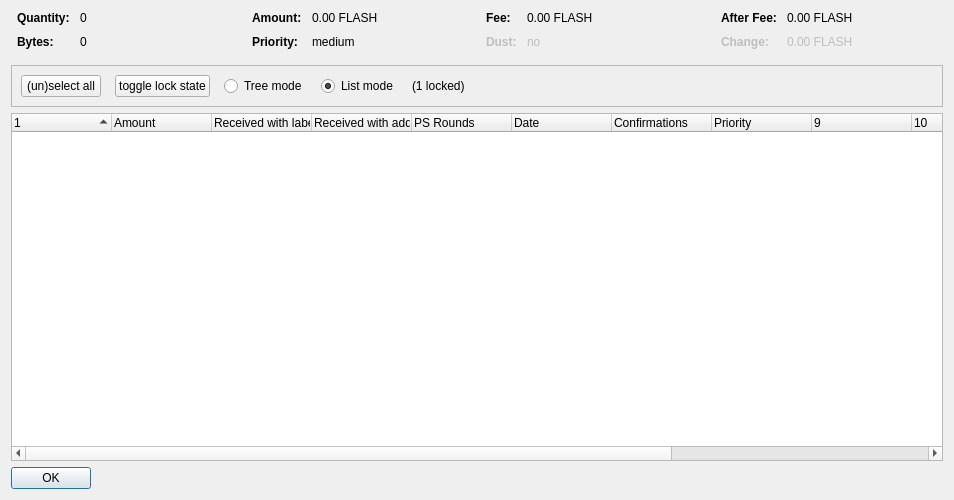
<?xml version="1.0" encoding="UTF-8"?>
<ui version="4.0">
 <class>CoinControlDialog</class>
 <widget class="QDialog" name="CoinControlDialog">
  <property name="geometry">
   <rect>
    <x>0</x>
    <y>0</y>
    <width>954</width>
    <height>500</height>
   </rect>
  </property>
  <property name="windowTitle">
   <string>Coin Selection</string>
  </property>
  <layout class="QVBoxLayout" name="verticalLayout">
   <item>
    <layout class="QHBoxLayout" name="horizontalLayoutTop" stretch="0,0,0,0">
     <property name="topMargin">
      <number>0</number>
     </property>
     <property name="bottomMargin">
      <number>10</number>
     </property>
     <item>
      <layout class="QFormLayout" name="formLayoutCoinControl1">
       <property name="horizontalSpacing">
        <number>10</number>
       </property>
       <property name="verticalSpacing">
        <number>10</number>
       </property>
       <property name="leftMargin">
        <number>6</number>
       </property>
       <property name="rightMargin">
        <number>6</number>
       </property>
       <item row="0" column="0">
        <widget class="QLabel" name="labelCoinControlQuantityText">
         <property name="font">
          <font>
           <weight>75</weight>
           <bold>true</bold>
          </font>
         </property>
         <property name="text">
          <string>Quantity:</string>
         </property>
        </widget>
       </item>
       <item row="0" column="1">
        <widget class="QLabel" name="labelCoinControlQuantity">
         <property name="cursor">
          <cursorShape>IBeamCursor</cursorShape>
         </property>
         <property name="contextMenuPolicy">
          <enum>Qt::ActionsContextMenu</enum>
         </property>
         <property name="text">
          <string notr="true">0</string>
         </property>
         <property name="textInteractionFlags">
          <set>Qt::LinksAccessibleByMouse|Qt::TextSelectableByKeyboard|Qt::TextSelectableByMouse</set>
         </property>
        </widget>
       </item>
       <item row="1" column="0">
        <widget class="QLabel" name="labelCoinControlBytesText">
         <property name="font">
          <font>
           <weight>75</weight>
           <bold>true</bold>
          </font>
         </property>
         <property name="text">
          <string>Bytes:</string>
         </property>
        </widget>
       </item>
       <item row="1" column="1">
        <widget class="QLabel" name="labelCoinControlBytes">
         <property name="cursor">
          <cursorShape>IBeamCursor</cursorShape>
         </property>
         <property name="contextMenuPolicy">
          <enum>Qt::ActionsContextMenu</enum>
         </property>
         <property name="text">
          <string notr="true">0</string>
         </property>
         <property name="textInteractionFlags">
          <set>Qt::LinksAccessibleByMouse|Qt::TextSelectableByKeyboard|Qt::TextSelectableByMouse</set>
         </property>
        </widget>
       </item>
      </layout>
     </item>
     <item>
      <layout class="QFormLayout" name="formLayoutCoinControl2">
       <property name="horizontalSpacing">
        <number>10</number>
       </property>
       <property name="verticalSpacing">
        <number>10</number>
       </property>
       <property name="leftMargin">
        <number>6</number>
       </property>
       <property name="rightMargin">
        <number>6</number>
       </property>
       <item row="0" column="0">
        <widget class="QLabel" name="labelCoinControlAmountText">
         <property name="font">
          <font>
           <weight>75</weight>
           <bold>true</bold>
          </font>
         </property>
         <property name="text">
          <string>Amount:</string>
         </property>
        </widget>
       </item>
       <item row="0" column="1">
        <widget class="QLabel" name="labelCoinControlAmount">
         <property name="cursor">
          <cursorShape>IBeamCursor</cursorShape>
         </property>
         <property name="contextMenuPolicy">
          <enum>Qt::ActionsContextMenu</enum>
         </property>
         <property name="text">
          <string notr="true">0.00 FLASH</string>
         </property>
         <property name="textInteractionFlags">
          <set>Qt::LinksAccessibleByMouse|Qt::TextSelectableByKeyboard|Qt::TextSelectableByMouse</set>
         </property>
        </widget>
       </item>
       <item row="1" column="0">
        <widget class="QLabel" name="labelCoinControlPriorityText">
         <property name="font">
          <font>
           <weight>75</weight>
           <bold>true</bold>
          </font>
         </property>
         <property name="text">
          <string>Priority:</string>
         </property>
        </widget>
       </item>
       <item row="1" column="1">
        <widget class="QLabel" name="labelCoinControlPriority">
         <property name="cursor">
          <cursorShape>IBeamCursor</cursorShape>
         </property>
         <property name="contextMenuPolicy">
          <enum>Qt::ActionsContextMenu</enum>
         </property>
         <property name="text">
          <string>medium</string>
         </property>
         <property name="textInteractionFlags">
          <set>Qt::LinksAccessibleByMouse|Qt::TextSelectableByKeyboard|Qt::TextSelectableByMouse</set>
         </property>
        </widget>
       </item>
      </layout>
     </item>
     <item>
      <layout class="QFormLayout" name="formLayoutCoinControl3">
       <property name="horizontalSpacing">
        <number>10</number>
       </property>
       <property name="verticalSpacing">
        <number>10</number>
       </property>
       <property name="leftMargin">
        <number>6</number>
       </property>
       <property name="rightMargin">
        <number>6</number>
       </property>
       <item row="0" column="0">
        <widget class="QLabel" name="labelCoinControlFeeText">
         <property name="font">
          <font>
           <weight>75</weight>
           <bold>true</bold>
          </font>
         </property>
         <property name="text">
          <string>Fee:</string>
         </property>
        </widget>
       </item>
       <item row="0" column="1">
        <widget class="QLabel" name="labelCoinControlFee">
         <property name="cursor">
          <cursorShape>IBeamCursor</cursorShape>
         </property>
         <property name="contextMenuPolicy">
          <enum>Qt::ActionsContextMenu</enum>
         </property>
         <property name="text">
          <string notr="true">0.00 FLASH</string>
         </property>
         <property name="textInteractionFlags">
          <set>Qt::LinksAccessibleByMouse|Qt::TextSelectableByKeyboard|Qt::TextSelectableByMouse</set>
         </property>
        </widget>
       </item>
       <item row="1" column="0">
        <widget class="QLabel" name="labelCoinControlLowOutputText">
         <property name="enabled">
          <bool>false</bool>
         </property>
         <property name="font">
          <font>
           <weight>75</weight>
           <bold>true</bold>
          </font>
         </property>
         <property name="text">
          <string>Dust:</string>
         </property>
        </widget>
       </item>
       <item row="1" column="1">
        <widget class="QLabel" name="labelCoinControlLowOutput">
         <property name="enabled">
          <bool>false</bool>
         </property>
         <property name="cursor">
          <cursorShape>IBeamCursor</cursorShape>
         </property>
         <property name="contextMenuPolicy">
          <enum>Qt::ActionsContextMenu</enum>
         </property>
         <property name="text">
          <string>no</string>
         </property>
         <property name="textInteractionFlags">
          <set>Qt::LinksAccessibleByMouse|Qt::TextSelectableByKeyboard|Qt::TextSelectableByMouse</set>
         </property>
        </widget>
       </item>
      </layout>
     </item>
     <item>
      <layout class="QFormLayout" name="formLayoutCoinControl4">
       <property name="horizontalSpacing">
        <number>10</number>
       </property>
       <property name="verticalSpacing">
        <number>10</number>
       </property>
       <property name="leftMargin">
        <number>6</number>
       </property>
       <property name="rightMargin">
        <number>6</number>
       </property>
       <item row="0" column="0">
        <widget class="QLabel" name="labelCoinControlAfterFeeText">
         <property name="font">
          <font>
           <weight>75</weight>
           <bold>true</bold>
          </font>
         </property>
         <property name="text">
          <string>After Fee:</string>
         </property>
        </widget>
       </item>
       <item row="0" column="1">
        <widget class="QLabel" name="labelCoinControlAfterFee">
         <property name="cursor">
          <cursorShape>IBeamCursor</cursorShape>
         </property>
         <property name="contextMenuPolicy">
          <enum>Qt::ActionsContextMenu</enum>
         </property>
         <property name="text">
          <string notr="true">0.00 FLASH</string>
         </property>
         <property name="textInteractionFlags">
          <set>Qt::LinksAccessibleByMouse|Qt::TextSelectableByKeyboard|Qt::TextSelectableByMouse</set>
         </property>
        </widget>
       </item>
       <item row="1" column="0">
        <widget class="QLabel" name="labelCoinControlChangeText">
         <property name="enabled">
          <bool>false</bool>
         </property>
         <property name="font">
          <font>
           <weight>75</weight>
           <bold>true</bold>
          </font>
         </property>
         <property name="text">
          <string>Change:</string>
         </property>
        </widget>
       </item>
       <item row="1" column="1">
        <widget class="QLabel" name="labelCoinControlChange">
         <property name="enabled">
          <bool>false</bool>
         </property>
         <property name="cursor">
          <cursorShape>IBeamCursor</cursorShape>
         </property>
         <property name="contextMenuPolicy">
          <enum>Qt::ActionsContextMenu</enum>
         </property>
         <property name="text">
          <string notr="true">0.00 FLASH</string>
         </property>
         <property name="textInteractionFlags">
          <set>Qt::LinksAccessibleByMouse|Qt::TextSelectableByKeyboard|Qt::TextSelectableByMouse</set>
         </property>
        </widget>
       </item>
      </layout>
     </item>
    </layout>
   </item>
   <item>
    <widget class="QFrame" name="frame">
     <property name="minimumSize">
      <size>
       <width>0</width>
       <height>40</height>
      </size>
     </property>
     <property name="frameShape">
      <enum>QFrame::StyledPanel</enum>
     </property>
     <property name="frameShadow">
      <enum>QFrame::Sunken</enum>
     </property>
     <layout class="QHBoxLayout" name="horizontalLayout">
      <item>
       <layout class="QHBoxLayout" name="horizontalLayoutPanel" stretch="0,0,0,0,0,0">
        <property name="spacing">
         <number>14</number>
        </property>
        <item>
         <widget class="QPushButton" name="pushButtonSelectAll">
          <property name="sizePolicy">
           <sizepolicy hsizetype="Maximum" vsizetype="Fixed">
            <horstretch>0</horstretch>
            <verstretch>0</verstretch>
           </sizepolicy>
          </property>
          <property name="text">
           <string>(un)select all</string>
          </property>
          <property name="autoDefault">
           <bool>false</bool>
          </property>
         </widget>
        </item>
        <item>
         <widget class="QPushButton" name="pushButtonToggleLock">
          <property name="sizePolicy">
           <sizepolicy hsizetype="Maximum" vsizetype="Fixed">
            <horstretch>0</horstretch>
            <verstretch>0</verstretch>
           </sizepolicy>
          </property>
          <property name="text">
           <string>toggle lock state</string>
          </property>
          <property name="autoDefault">
           <bool>false</bool>
          </property>
         </widget>
        </item>
        <item>
         <widget class="QRadioButton" name="radioTreeMode">
          <property name="sizePolicy">
           <sizepolicy hsizetype="Maximum" vsizetype="Fixed">
            <horstretch>0</horstretch>
            <verstretch>0</verstretch>
           </sizepolicy>
          </property>
          <property name="text">
           <string>Tree mode</string>
          </property>
         </widget>
        </item>
        <item>
         <widget class="QRadioButton" name="radioListMode">
          <property name="sizePolicy">
           <sizepolicy hsizetype="Maximum" vsizetype="Fixed">
            <horstretch>0</horstretch>
            <verstretch>0</verstretch>
           </sizepolicy>
          </property>
          <property name="text">
           <string>List mode</string>
          </property>
          <property name="checked">
           <bool>true</bool>
          </property>
         </widget>
        </item>
        <item>
         <widget class="QLabel" name="labelLocked">
          <property name="text">
           <string>(1 locked)</string>
          </property>
         </widget>
        </item>
        <item>
         <spacer name="horizontalSpacer">
          <property name="orientation">
           <enum>Qt::Horizontal</enum>
          </property>
          <property name="sizeHint" stdset="0">
           <size>
            <width>40</width>
            <height>20</height>
           </size>
          </property>
         </spacer>
        </item>
       </layout>
      </item>
     </layout>
    </widget>
   </item>
   <item>
    <widget class="CoinControlTreeWidget" name="treeWidget">
     <property name="contextMenuPolicy">
      <enum>Qt::CustomContextMenu</enum>
     </property>
     <property name="sortingEnabled">
      <bool>false</bool>
     </property>
     <property name="columnCount">
      <number>13</number>
     </property>
     <attribute name="headerShowSortIndicator" stdset="0">
      <bool>true</bool>
     </attribute>
     <attribute name="headerStretchLastSection">
      <bool>false</bool>
     </attribute>
     <column>
      <property name="text">
       <string/>
      </property>
     </column>
     <column>
      <property name="text">
       <string>Amount</string>
      </property>
     </column>
     <column>
      <property name="text">
       <string>Received with label</string>
      </property>
     </column>
     <column>
      <property name="text">
       <string>Received with address</string>
      </property>
     </column>
     <column>
      <property name="text">
       <string>PS Rounds</string>
      </property>
     </column>
     <column>
      <property name="text">
       <string>Date</string>
      </property>
     </column>
     <column>
      <property name="text">
       <string>Confirmations</string>
      </property>
      <property name="toolTip">
       <string>Confirmed</string>
      </property>
     </column>
     <column>
      <property name="text">
       <string>Priority</string>
      </property>
     </column>
     <column>
      <property name="text">
       <string/>
      </property>
     </column>
     <column>
      <property name="text">
       <string/>
      </property>
     </column>
     <column>
      <property name="text">
       <string/>
      </property>
     </column>
     <column>
      <property name="text">
       <string/>
      </property>
     </column>
     <column>
      <property name="text">
       <string/>
      </property>
     </column>
    </widget>
   </item>
   <item>
    <widget class="QDialogButtonBox" name="buttonBox">
     <property name="sizePolicy">
      <sizepolicy hsizetype="Maximum" vsizetype="Fixed">
       <horstretch>0</horstretch>
       <verstretch>0</verstretch>
      </sizepolicy>
     </property>
     <property name="orientation">
      <enum>Qt::Horizontal</enum>
     </property>
     <property name="standardButtons">
      <set>QDialogButtonBox::Ok</set>
     </property>
    </widget>
   </item>
  </layout>
 </widget>
 <customwidgets>
  <customwidget>
   <class>CoinControlTreeWidget</class>
   <extends>QTreeWidget</extends>
   <header>coincontroltreewidget.h</header>
  </customwidget>
 </customwidgets>
 <resources/>
 <connections/>
</ui>
